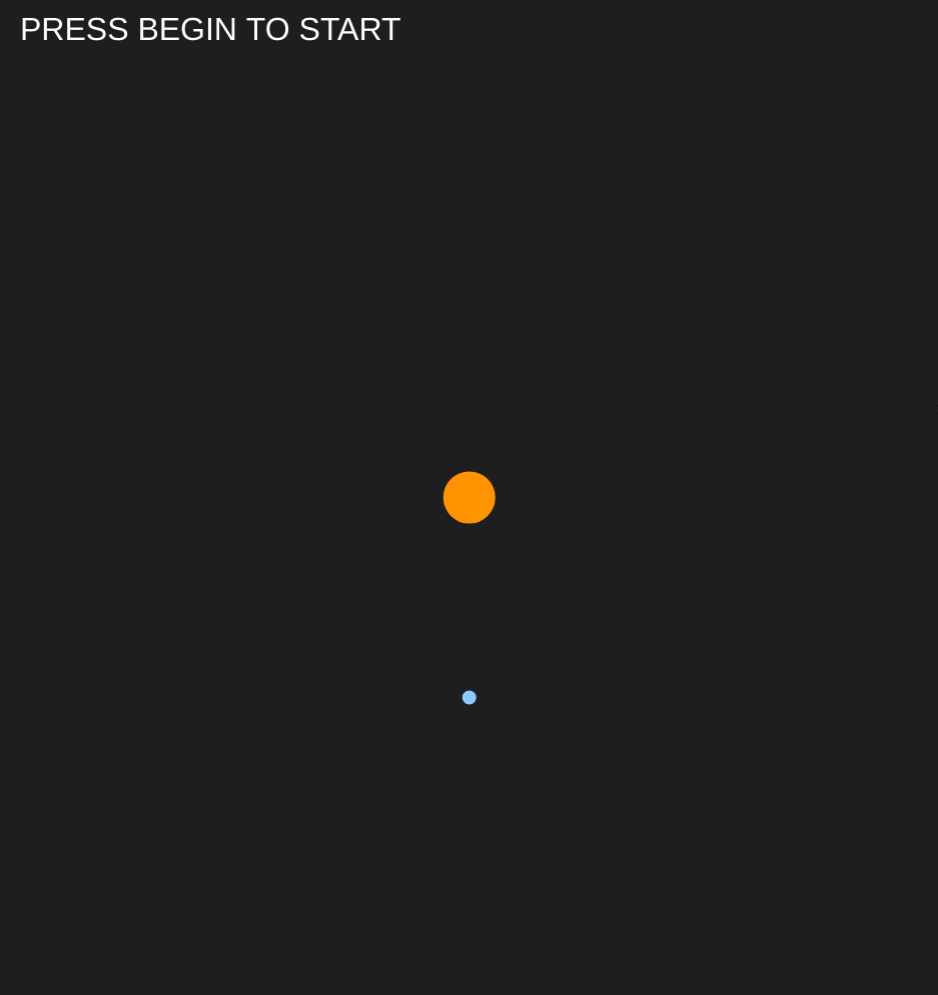
Frame 1 (no input)
Frame 60 (no input): identical to frame 1, image omitted
Frame 120 (the mouse pressed at the canvas centre since frame 60): identical to frame 1, image omitted

The p5.js sketch that drew this single still picture (run headless with seeded random() and noise() and a simulated clock; from frame 60 on, the mouse is pressed at the canvas centre):

// p5.js sketch
// ── sketch.js
function setup() {
    w = windowWidth;
    createCanvas(windowWidth * 25 / 32, windowHeight - 5);
    generate();
    for (let i = 0; i < planets.length; i++) {
        planets[i].ID = i;
    }
    zoomlabel = createElement("h5", "Zoom Level");
    zoomlabel.position(w - 235, -5);
    zoomSlider = createSlider(0, 10, 6, 1);
    zoomSlider.position(w - 160, 15);
    zoomSlider.style('width', '120px');

    beg = createButton('Begin / Restart');
    beg.position(w - 160, 45);
    beg.mousePressed(begin);
    beg.size(120, 20);

    pbutton = createButton('Pause / Play');
    pbutton.position(w - 160, 70);
    pbutton.attribute('disabled', '');
    pbutton.mousePressed(pause);
    pbutton.size(120, 20);

    tr = createCheckbox('Trails', true);
    tr.position(w - 160, 95);
    tr.changed(toggleTrail);

    n = createCheckbox('ID & Names', false);
    n.position(w - 160, 115);
    n.changed(toggleNames);

    st = createCheckbox('Stats', false);
    st.position(w - 160, 135);
    st.changed(toggleStats);

    centerlabel = createElement("h5", "Center Camera");
    centerlabel.position(w - 260, 140);
    centerselect = createSelect();
    centerselect.position(w - 160, 160);
    centerselect.option("No Center (0, 0)");
    for (let i = 0; i < planets.length; i++) {
        centerselect.option(planets[i].ID.toString() + " || " + planets[i].name);
    }
    centerselect.changed(centerCamera);

    relative = createCheckbox('Relative Trails', false);
    relative.position(w - 160, 180);
    relative.attribute('disabled', '');
    relative.changed(relativity);

    cbutton = createButton('Create New Body');
    cbutton.mousePressed(createplanetmenu);
    cbutton.position(w - 160, 240);

    clearobject = createElement("h5", "Remove Object");
    clearobject.position(w - 263, 380);
    clearobjectselect = createSelect();
    clearobjectselect.position(w - 160, 400);
    for (let i = 0; i < planets.length; i++) {
        clearobjectselect.option(planets[i].ID + " || " + planets[i].name);
    }
    obutton = createButton('Remove');
    obutton.position(w - 160, 421);
    obutton.mousePressed(removeObject);
    obutton.size(70, 20);

    clbutton = createButton('Remove Everything');
    clbutton.position(w - 160, 445);
    clbutton.mousePressed(clearAll);
}

var clearobject, obutton, n, tr, st, relative, centerselect, clearobjectselect, beg;
var massinput, radiusinput, posxinput, posyinput, velocityxinput, velocityyinput, nameinput;
var label, masslabel, radiuslabel, poslabel, velocitylabel, namelabel;
var paused = false;
var began = false;
var creating = false;

var G = 1E8;
var planets = [];
var beginning = [];
var massScale = 1E3;
var maxHistory = 300;

var time = 0.005;
var zoom = 1;
var sizeScale = zoom * 1E3;
var trails = true;
var relativeTrails = false;
var stats = false;
var names = false;

class Planet {
    constructor(m, r, p, v, c, cent, n) {
        this.name = n;
        this.ID;
        this.hasSaved = false;
        this.central = cent;
        this.fixed = false;
        this.mass = m * massScale;
        this.radius = r * 1E3;
        this.position = p.mult(1E3);
        this.velocity = v.mult(1E3);
        this.acceleration = createVector(0, 0);
        this.col = c;
        this.force = createVector(0, 0);
        this.history = [];
    }

    drawPlanet(cv) {
        strokeWeight(2);
        stroke(this.col);
        fill(this.col);
        ellipseMode(RADIUS);
        ellipse(this.position.copy().sub(cv).x / sizeScale, this.position.copy().sub(cv).y / sizeScale, this.radius / sizeScale, this.radius / sizeScale);
    }

    hist(cv) {
        if (relativeTrails) {
            this.history.push(this.position.copy().sub(cv));
        }
        else {
            this.history.push(this.position.copy());
        }
        if (this.history.length >= maxHistory) {
            this.history.shift();
        }
    }

    drawTrails(cv) {
        for (let i = 0; i < this.history.length - 1; i++) {
            let opacity = map(i, 0, this.history.length - 1, 0, 100);
            stroke(red(this.col), green(this.col), blue(this.col), opacity);
            if (relativeTrails) {
                line(this.history[i].copy().x / sizeScale, this.history[i].copy().y / sizeScale, this.history[i + 1].copy().x / sizeScale, this.history[i + 1].copy().y / sizeScale);
            }
            else {
                line(this.history[i].copy().sub(cv).x / sizeScale, this.history[i].copy().sub(cv).y / sizeScale, this.history[i + 1].copy().sub(cv).x / sizeScale, this.history[i + 1].copy().sub(cv).y / sizeScale);
            }
        }
    }

    displayStats(cv) {
        let textsize = 12;
        noStroke();
        fill(this.col);
        textAlign(LEFT);
        textSize(textsize);
        text("Mass : " + this.mass, this.position.copy().sub(cv).x / sizeScale + this.radius / sizeScale * 1.5, this.position.copy().sub(cv).y / sizeScale + this.radius / sizeScale * 1.5 - textsize * 5);
        text("Radius : " + round(this.radius), this.position.copy().sub(cv).x / sizeScale + this.radius / sizeScale * 1.5, this.position.copy().sub(cv).y / sizeScale + this.radius / sizeScale * 1.5 - textsize * 4);
        text("Position | X: " + (round(this.position.copy().x)) + ", Y: " + (-1 * round(this.position.copy().y)), this.position.copy().sub(cv).x / sizeScale + this.radius / sizeScale * 1.5, this.position.copy().sub(cv).y / sizeScale + this.radius / sizeScale * 1.5 - textsize * 3);
        text("Velocity | X: " + (round(this.velocity.copy().x)) + ", Y: " + (-1 * round(this.velocity.copy().y)) + " (Mag: " + round(this.velocity.copy().mag()) + ")", this.position.copy().sub(cv).x / sizeScale + this.radius / sizeScale * 1.5, this.position.copy().sub(cv).y / sizeScale + this.radius / sizeScale * 1.5 - textsize * 2);
        text("Acceleration | X: " + (round(this.acceleration.copy().x)) + ", Y: " + (-1 * round(this.acceleration.copy().y)) + " (Mag: " + round(this.acceleration.copy().mag()) + ")", this.position.copy().sub(cv).x / sizeScale + this.radius / sizeScale * 1.5, this.position.copy().sub(cv).y / sizeScale + this.radius / sizeScale * 1.5 - textsize);
    }

    displayNames(cv) {
        let textsize = 12;
        noStroke();
        fill(this.col);
        textSize(textsize);
        textAlign(CENTER);
        text(this.ID + " || " + this.name, this.position.copy().sub(cv).x / sizeScale, this.position.copy().sub(cv).y / sizeScale + this.radius / sizeScale + 15);
    }

    calculateGravity() {
        let gravity = createVector(0, 0);
        for (let p of planets) {
            if (p != this) {
                let distance = createVector(p.position.x - this.position.x, p.position.y - this.position.y);
                let gravitational = G * this.mass * p.mass / (distance.mag() * distance.mag());
                gravity.add(p5.Vector.fromAngle(distance.heading()).mult(gravitational));
            }
        }
        this.force = gravity;
    }

    clone() {
        return new Planet(this.mass / massScale, this.radius / 1E3, this.position.copy().div(1E3), this.velocity.copy().div(1E3), this.col, this.central, this.name);
    }
}

function generate() {
    planets.push(new Planet(25, 25, createVector(0, 0), createVector(0, 0), color(255, 148, 0), false, "Sun"));
    planets.push(new Planet(6, 6, createVector(0, 200), createVector(4, 0), color(140, 203, 255), false, "Planet"));

    beginning.push(new Planet(25, 25, createVector(0, 0), createVector(0, 0), color(255, 148, 0), false, "Sun"));
    beginning.push(new Planet(6, 6, createVector(0, 200), createVector(4, 0), color(140, 203, 255), false, "Planet"));
}

function update(p, t) {
    p.calculateGravity();
    p.acceleration = p.force.div(p.mass);
    p.acceleration.limit(1000);
    p.velocity.add(p.acceleration.copy().mult(t));
}

function updatePos(p, t) {
    p.position.add(p.velocity.copy().mult(t));
}
var centerVector;
function draw() {
    background(30);
    z = 9 - zoomSlider.value();
    if (z >= 3) {
        zoom = z - 2;
    }
    else {
        zoom = 0.5 ** (3 - z);
    }
    sizeScale = zoom * 1E3;
    centerVector = createVector(0, 0);
    translate(width / 2, height / 2);
    for (let i = 0; i < planets.length; i++) {
        planets[i].hasSaved = false;
        if (planets[i].central) {
            centerVector = planets[i].position.copy();
        }
    }
    for (let i = 0; i < planets.length; i++) {
        if (trails) {
            if (!paused && began) {
                planets[i].hist(centerVector);
            }
            planets[i].drawTrails(centerVector);
        }
        if (stats) {
            planets[i].displayStats(centerVector);
        }
        if (names) {
            planets[i].displayNames(centerVector);
        }
    }
    for (let i = 0; i < planets.length; i++) {
        planets[i].drawPlanet(centerVector);
    }
    if (!paused && began) {
        for (var k = 0; k < 1 / time; k++) {
            for (let i = planets.length - 1; i >= 0; i--) {
                if (!planets[i].fixed) {
                    update(planets[i], time);
                }
            }
            for (let i = planets.length - 1; i >= 0; i--) {
                if (!planets[i].fixed) {
                    updatePos(planets[i], time);
                }
            }
        }
    }
    for (let i = planets.length - 1; i >= 0; i--) {
        for (let o of planets) {
            if (o !== planets[i] && dist(o.position.x, o.position.y, planets[i].position.x, planets[i].position.y) <= o.radius + planets[i].radius) {
                let j = planets.indexOf(o);

                let m = o.mass + planets[i].mass;
                let r = Math.cbrt(o.radius * o.radius * o.radius + planets[i].radius * planets[i].radius * planets[i].radius);
                let v = o.velocity.copy().mult(o.mass).add(planets[i].velocity.copy().mult(planets[i].mass));
                let isCent = false;
                let re = (red(o.col) + red(planets[i].col)) / 2;
                let g = (green(o.col) + green(planets[i].col)) / 2;
                let b = (blue(o.col) + blue(planets[i].col)) / 2;

                if (o.central || planets[i].central) {
                    isCent = true;
                }

                if (o.mass > planets[i].mass) {
                    let x = document.getElementsByTagName("select")[0];
                    for (let p = 0; p < x.length; p++) {
                        if (x.options[p].value.substring(0, x.value.indexOf(" ")) == planets[i].ID) {
                            x.remove(p);
                        }
                    }
                    x = document.getElementsByTagName("select")[1];
                    for (let p = 0; p < x.length; p++) {
                        if (x.options[p].value.substring(0, x.value.indexOf(" ")) == planets[i].ID) {
                            x.remove(p);
                        }
                    }
                    let h = o.history;
                    let id = o.ID;
                    planets[j] = new Planet(m / massScale, r / 1E3, o.position.div(1E3), v.div(m).div(1E3), color(re, g, b), isCent, o.name);
                    planets[j].ID = id;
                    planets[j].history = h;
                    if (isCent) {
                        centerselect.value(planets[j].ID.toString() + " || " + planets[j].name);
                    }
                    planets.splice(i, 1);
                }
                else {
                    let x = document.getElementsByTagName("select")[0];
                    for (let p = 0; p < x.length; p++) {
                        if (x.options[p].value.substring(0, x.value.indexOf(" ")) == o.ID) {
                            x.remove(p);
                        }
                    }
                    x = document.getElementsByTagName("select")[1];
                    for (let p = 0; p < x.length; p++) {
                        if (x.options[p].value.substring(0, x.value.indexOf(" ")) == o.ID) {
                            x.remove(p);
                        }
                    }
                    let h = planets[i].history;
                    let id = planets[i].ID;
                    planets[i] = new Planet(m / massScale, r / 1E3, planets[i].position.div(1E3), v.div(m).div(1E3), color(re, g, b), isCent, planets[i].name);
                    planets[i].ID = id;
                    planets[i].history = h;
                    if (isCent) {
                        centerselect.value(planets[i].ID.toString() + " || " + planets[i].name);
                    }
                    planets.splice(planets.indexOf(o), 1);
                }
                i = planets.length - 1;
            }
        }
    }
    if (paused && began) {
        textSize(32);
        noStroke();
        fill(255);
        textAlign(LEFT);
        text("PAUSED", -width / 2 + 20, -height / 2 + 40);
    }
    if (!began) {
        textSize(32);
        noStroke();
        fill(255);
        textAlign(LEFT);
        text("PRESS BEGIN TO START", -width / 2 + 20, -height / 2 + 40);
    }
}

function mouseClicked() {
    if (creating && mouseX >= 0 && mouseX <= 1000 && mouseY >= 0 && mouseY <= 574) {
        posxinput.value((mouseX - 500) * 1E3);
        posyinput.value((mouseY - 287) * -1E3);
    }
}

function pause() {
    if (paused) {
        paused = false;
    }
    else {
        paused = true;
    }
}

function clearAll() {
    let m = document.getElementsByTagName("select")[0];
    for (let p = m.length - 1; p >= 1; p--) {
        m.remove(p);
    }
    m = document.getElementsByTagName("select")[1];
    for (let p = m.length - 1; p >= 0; p--) {
        m.remove(p);
    }
    beginning = [];
    planets = [];
}

function removeObject() {
    for (let i = planets.length - 1; i >= 0; i--) {
        if (planets[i].ID == clearobjectselect.value().substring(0, clearobjectselect.value().indexOf(" "))) {
            if (planets[i].central = true && centerselect.value() !== "No Center (0, 0)") {
                planets[i].central = false;
                for (let j = 0; j < planets.length; j++) {
                    if (j != i) {
                        centerselect.value(planets[j].ID.toString() + " || " + planets[j].name);
                        planets[j].central = true;
                    }
                }
            }
            let x = document.getElementsByTagName("select")[0];
            for (let p = 0; p < x.length; p++) {
                if (x.options[p].value == clearobjectselect.value()) {
                    x.remove(p);
                }
            }
            x = document.getElementsByTagName("select")[1];
            x.remove(x.selectedIndex);
            planets.splice(i, 1);
            if (!began) {
                beginning.splice(i, 1);
            }
            break;
        }
    }
}

function centerCamera() {
    if (relative.checked()) {
        for (let i = 0; i < planets.length; i++) {
            planets[i].history = [];
        }
    }
    if (centerselect.value() !== "No Center (0, 0)") {
        if (tr.checked()) {
            relative.removeAttribute('disabled');
        }
        for (let i = 0; i < planets.length; i++) {
            planets[i].central = false;
            if (planets[i].ID == centerselect.value().substring(0, centerselect.value().indexOf(" "))) {

                planets[i].central = true;
            }
        }
    }
    else {
        for (let i = 0; i < planets.length; i++) {
            planets[i].central = false;
        }
        relative.attribute('disabled', '');
    }
}

function relativity() {
    if (centerselect.value() !== "No Center (0, 0)") {
        if (relative.checked()) {
            for (let i = 0; i < planets.length; i++) {
                planets[i].history = [];
            }
            relativeTrails = true;
        }
        else {
            for (let i = 0; i < planets.length; i++) {
                planets[i].history = [];
            }
            relativeTrails = false;

        }
    }
}

function toggleTrail() {
    if (tr.checked()) {
        for (let i = 0; i < planets.length; i++) {
            planets[i].history = [];
        }
        if (centerselect.value() !== "No Center (0, 0)") {
            relative.removeAttribute('disabled');
        }
        trails = true;
    }
    else {
        trails = false;
        relative.attribute('disabled', '');
    }
}

function toggleStats() {
    if (st.checked()) {
        stats = true;
    }
    else {
        stats = false;
    }
}

function toggleNames() {
    if (n.checked()) {
        names = true;
    }
    else {
        names = false;
    }
}

function begin() {
    if (began) {
        reset();
        began = false;
        pbutton.attribute('disabled', '');
    }
    else {
        began = true;
        pbutton.removeAttribute('disabled');
    }
}

function reset() {
    paused = false;
    let m = document.getElementsByTagName("select")[0];
    for (let p = m.length - 1; p >= 1; p--) {
        m.remove(p);
    }
    m = document.getElementsByTagName("select")[1];
    for (let p = m.length - 1; p >= 0; p--) {
        m.remove(p);
    }
    planets = [];
    for (let i = 0; i < beginning.length; i++) {
        planets.push(beginning[i].clone());
    }
    for (let i = 0; i < planets.length; i++) {
        planets[i].ID = i;
    }
    for (let i = 0; i < planets.length; i++) {
        centerselect.option(planets[i].ID.toString() + " || " + planets[i].name);
        clearobjectselect.option(planets[i].ID.toString() + " || " + planets[i].name);
    }
    if (centerselect.value() == "No Center (0, 0)") {
        if (tr.checked()) {
            relative.attribute('disabled', '');
        }
    }
}

function createplanetmenu() {
    creating = true;
    cbutton.remove();

    label = createElement("h4", "Create Object");
    label.position(w - 150, 195);

    masslabel = createElement("h5", "Mass : ");
    masslabel.position(w - 208, 220);
    massinput = createInput();
    massinput.position(w - 160, 240);
    massinput.size(120);

    radiuslabel = createElement("h5", "Radius : ");
    radiuslabel.position(w - 219, 240);
    radiusinput = createInput();
    radiusinput.position(w - 160, 260);
    radiusinput.size(120);

    poslabel = createElement("h5", "Screen Pos X, Y : ");
    poslabel.position(w - 275, 260);
    posxinput = createInput();
    posxinput.position(w - 160, 280);
    posxinput.size(60);
    posyinput = createInput();
    posyinput.position(w - 95, 280);
    posyinput.size(55);

    velocitylabel = createElement("h5", "Velocity X, Y : ");
    velocitylabel.position(w - 253, 280);
    velocityxinput = createInput();
    velocityxinput.position(w - 160, 300);
    velocityxinput.size(60);
    velocityyinput = createInput();
    velocityyinput.position(w - 95, 300);
    velocityyinput.size(55);

    namelabel = createElement("h5", "Name : ");
    namelabel.position(w - 210, 300);
    nameinput = createInput();
    nameinput.position(w - 160, 320);
    nameinput.size(120);

    colorlabel = createElement("h5", "Color : ");
    colorlabel.position(w - 209, 320);
    colorpicker = createColorPicker(color(255, 255, 255));
    colorpicker.position(w - 160, 340);
    colorpicker.size(121, 20);

    okbutton = createButton('Create');
    okbutton.position(w - 160, 363);
    okbutton.size(65, 20);
    okbutton.mousePressed(createPlanet);

    canbutton = createButton('Cancel');
    canbutton.position(w - 95, 363);
    canbutton.size(63, 20);
    canbutton.mousePressed(cancelcreate);
}

function cancelcreate() {
    cbutton = createButton('Create New Planet');
    cbutton.mousePressed(createplanetmenu);
    cbutton.position(w - 160, 240);

    label.remove();
    masslabel.remove();
    radiuslabel.remove();
    poslabel.remove();
    velocitylabel.remove();
    namelabel.remove();
    massinput.remove();
    radiusinput.remove();
    posxinput.remove();
    posyinput.remove();
    velocityxinput.remove();
    velocityyinput.remove();
    nameinput.remove();
    colorlabel.remove();
    colorpicker.remove();
    okbutton.remove();
    canbutton.remove();
}

function createPlanet() {
    print(sizeScale);
    if (!isNaN(massinput.value()) && !isNaN(radiusinput.value()) && !isNaN(posxinput.value()) && !isNaN(posyinput.value()) && !isNaN(velocityxinput.value()) && !isNaN(velocityyinput.value())) {
        if (massinput.value() > 0 && radiusinput.value() > 0 && nameinput.value() != "") {
            maxid = 0;
            for (let i = 0; i < planets.length; i++) {
                if (planets[i].ID >= maxid) {
                    maxid = planets[i].ID;
                }
            }
            let p = new Planet(massinput.value() / massScale, radiusinput.value() / 1E3, createVector(parseFloat(posxinput.value()) * zoom + centerVector.copy().x, centerVector.copy().y - parseFloat(posyinput.value()) * zoom).div(1E3), createVector(velocityxinput.value() / 1E3, velocityyinput.value() / -1E3), colorpicker.value(), false, nameinput.value());
            planets.push(p);
            if (!began) {
                beginning.push(p.clone());
            }
            p.ID = maxid + 1;

            centerselect.option(p.ID.toString() + " || " + p.name);
            clearobjectselect.option(p.ID.toString() + " || " + p.name);
        }
    }
}
